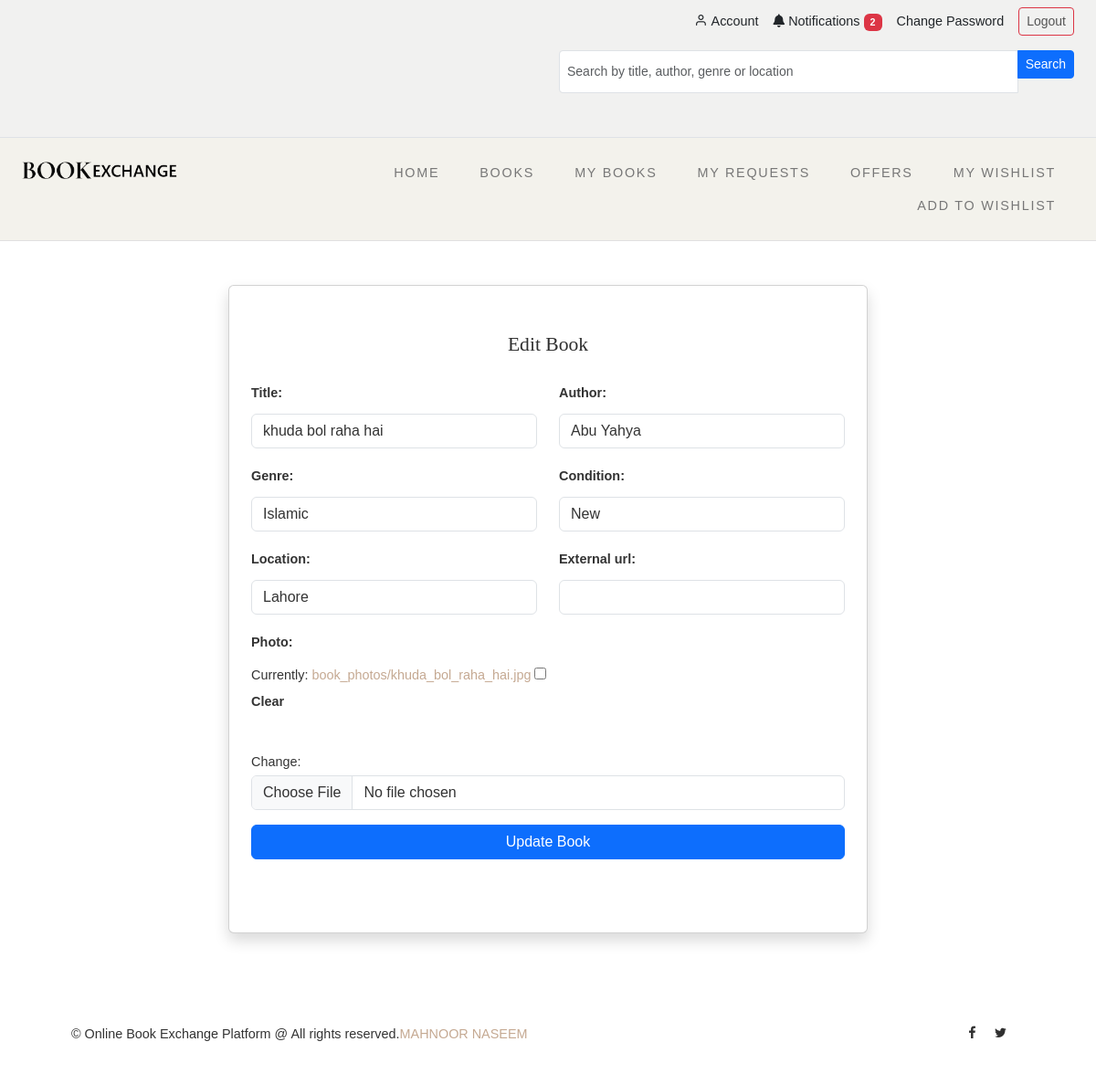
/books/13/edit/ (signed in), run on the app's committed database.
### core/models.py (models this page shows, shortened)
class Book(models.Model):
    owner = models.ForeignKey(User, on_delete=models.CASCADE, related_name='books')
    title = models.CharField(max_length=200)
    author = models.CharField(max_length=200)
    genre = models.CharField(max_length=100, choices=GENRE_CHOICES)
    condition = models.CharField(max_length=20, choices=CONDITION_CHOICES)
    location = models.CharField(max_length=200)
    status = models.CharField(max_length=20, choices=STATUS_CHOICES, default='available')
    photo = models.ImageField(upload_to='book_photos/', blank=True, null=True)
    external_url = models.URLField(blank=True, null=True)
    created_at = models.DateTimeField(auto_now_add=True)

### core/views.py (the view)
# urls.py: path('books/<int:book_id>/edit/', views.edit_book, name='edit_book'),
@login_required
def edit_book(request, book_id):
    book = get_object_or_404(Book, id=book_id, owner=request.user)
    if request.method == 'POST':
        form = BookForm(request.POST, request.FILES, instance=book)
        if form.is_valid():
            form.save()
            return redirect('my_books')
    else:
        form = BookForm(instance=book)
    return render(request, 'core/add_book.html', {'form': form, 'edit_mode': True})

### core/forms.py
class BookForm(forms.ModelForm):
    genre = forms.ChoiceField(choices=GENRE_CHOICES, widget=forms.Select(attrs={'class': 'form-control'}))
    condition = forms.ChoiceField(choices=CONDITION_CHOICES, widget=forms.Select(attrs={'class': 'form-control'}))
    class Meta:
        model = Book
        fields = ['title', 'author', 'genre', 'condition', 'location', 'photo', 'external_url']
        widgets = {
            'title': forms.TextInput(attrs={'class': 'form-control'}),
            'author': forms.TextInput(attrs={'class': 'form-control'}),
            'location': forms.TextInput(attrs={'class': 'form-control'}),
            'external_url': forms.URLInput(attrs={'class': 'form-control'}),
            'photo': forms.ClearableFileInput(attrs={'class': 'form-control'}),
        }

### core/templatetags/notification_tags.py (called while the page is built)
@register.simple_tag
def unread_notification_count(user):
    if user.is_authenticated:
        return Notification.objects.filter(user=user, is_read=False).count()
    return 0

### core/templates/core/add_book.html (shortened to what this page needs)
{% extends 'core/base.html' %}
{% load static %}
{% block content %}
<div class="container py-5">
    <div class="card shadow p-4 mx-auto" style="max-width: 700px;">
        <h2 class="text-center mb-4">
            {% if edit_mode %}Edit Book{% else %}Add Book for Exchange{% endif %}
        </h2>
        <form method="POST" enctype="multipart/form-data">
            <div class="row">
                <div class="col-md-6 mb-3">
                    {{ form.title.label_tag }}
                    {{ form.title }}
                </div>
                <div class="col-md-6 mb-3">
                    {{ form.author.label_tag }}
                    {{ form.author }}
                </div>
                <div class="col-md-6 mb-3">
                    {{ form.genre.label_tag }}
                    {{ form.genre }}
                </div>
                <div class="col-md-6 mb-3">
                    {{ form.condition.label_tag }}
                    {{ form.condition }}
                </div>
                <div class="col-md-6 mb-3">
                    {{ form.location.label_tag }}
                    {{ form.location }}
                </div>
                <div class="col-md-6 mb-3">
                    {{ form.external_url.label_tag }}
                    {{ form.external_url }}
                </div>
                <div class="col-12 mb-3">
                    {{ form.photo.label_tag }}
                    {{ form.photo }}
                </div>
            </div>
            <button type="submit" class="btn btn-primary w-100">
                {% if edit_mode %}Update Book{% else %}Add Book{% endif %}
            </button>
        </form>
    </div>
</div>
{% endblock %}

### core/static/core/css/style.css (style rules this page uses)
:root { --header-height: 160px; --header-height-min: 80px; }
:root { --accent-color: #C5A992; --secondary-color: #C5A992; --dark-color: #2f2f2f; --light-color: #F3F2EC; --body-text-color: #757575; --light-text-color: #afafaf; --dark-text-color: #2f2f2f; }
:root { --body-font: "Raleway", sans-serif; --heading-font: "Prata", Georgia, serif; --secondary-font: "Playfair Display", Georgia, serif; }
:root, [data-bs-theme=light] { --heading-font: "Prata", Georgia, serif; --heading-font-weight: 400; --heading-color: var(--bs-dark); --heading-line-height: 1.1; --swiper-theme-color: var(--bs-primary); --custom-easing: cubic-bezier(.17, .67, .83, .67); --bs-body-font-family: "Raleway", arial, sans-serif; --bs-body-font-size: 0.9rem; --bs-body-font-weight: 400; --bs-body-line-height: 1.7; --bs-body-color: #333; --bs-body-color-rgb: 51, 51, 51; --bs-primary: #C5A992; --bs-primary-dark: #C5A992; --bs-secondary: #C5A992; --bs-black: #111; --bs-light: #F1F1F0; --bs-dark: #212529; --bs-gray: #949494; --bs-gray-dark: #51565b; --bs-primary-rgb: 169, 128, 115; --bs-secondary-rgb: 253, 238, 233; --bs-black-rgb: 17, 17, 17; --bs-light-rgb: 241, 241, 240; --bs-dark-rgb: 33, 37, 41; --bs-link-color: var(--bs-dark); --bs-link-color-rgb: 17, 17, 17; --bs-link-decoration: underline; --bs-link-hover-color: var(--bs-primary); --bs-link-hover-color-rgb: 169, 128, 115; }
.container, .container-fluid, .container-lg, .container-md, .container-sm, .container-xl, .container-xxl { --bs-gutter-x: 2.5rem; }
h1, h2, h3, h4, h5, h6 { color: var(--heading-color); }
a { text-decoration: none; transition: all 0.3s ease-out; }
.container, .container-fluid, .container-lg, .container-md, .container-sm, .container-xl, .container-xxl { --bs-gutter-x: 3rem; }
*, *::before, *::after { -webkit-box-sizing: border-box; -moz-box-sizing: border-box; box-sizing: border-box; }
html { box-sizing: border-box; }
a { color: var(--accent-color); transition: 0.3s color ease-out; }
h1, .h1, h2, .h2, h3, .h3, h4, .h4, h5, .h5, h6, .h6 { font-family: var(--heading-font); line-height: 1.2; color: var(--dark-color); }
h1, h2, h3 { margin: 25px 0; text-transform: capitalize; }
h2, .h2 { font-size: 1.5em; line-height: 1.4; }
::placeholder { color: #999; }
.container::after, .row::after, .clearfix::after { display: block; clear: both; content: ""; }
.text-center { text-align: center; }
label, legend { display: block; margin-bottom: .5rem; font-weight: 600; }
button, .button { margin-bottom: 1rem; }
pre, blockquote, dl, figure, table, p, ul, ol, form { margin-bottom: 2.5rem; }

### data on the page
Book: title "khuda bol raha hai", author "Abu Yahya", genre "Islamic", condition "New", location "Lahore"

### other printed values
{{ unread_count }} "2"
